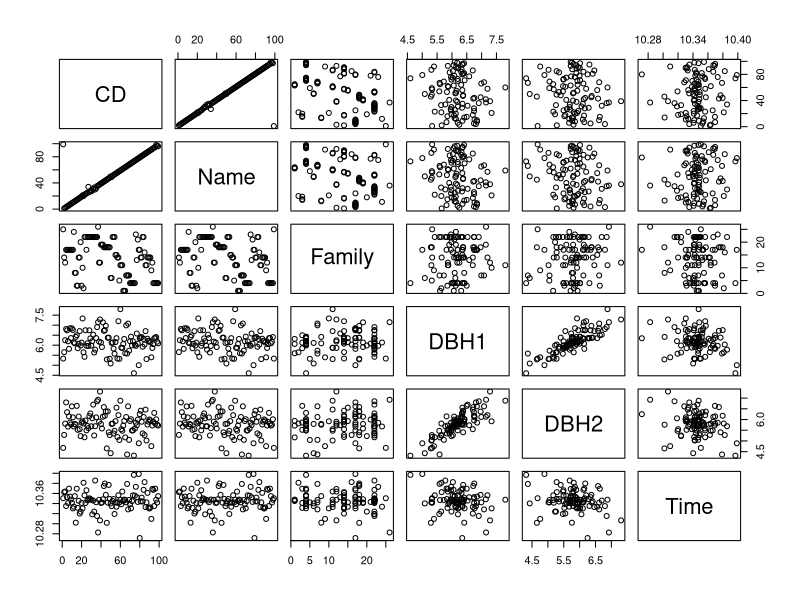

This chart was generated by the following R code: (Note: this script raises an error after producing the figure.)
setwd("/Users/adammcmillion/Desktop/Evolution/Tasks")
read.csv("data points.csv")
Tree_DBH<-read.csv("data points.csv")
plot(Tree_DBH)
dev.off()
plot(Tree_DBH$CD,Tree_DBH$DBH1)
plot(Tree_DBH$CD,Tree_DBH$DBH1, xlim=c(-0.15,0.15), xlab="Cd", ylab="DBH1")


#Hypothesis: How sunglight increases diamter size in Tree species.